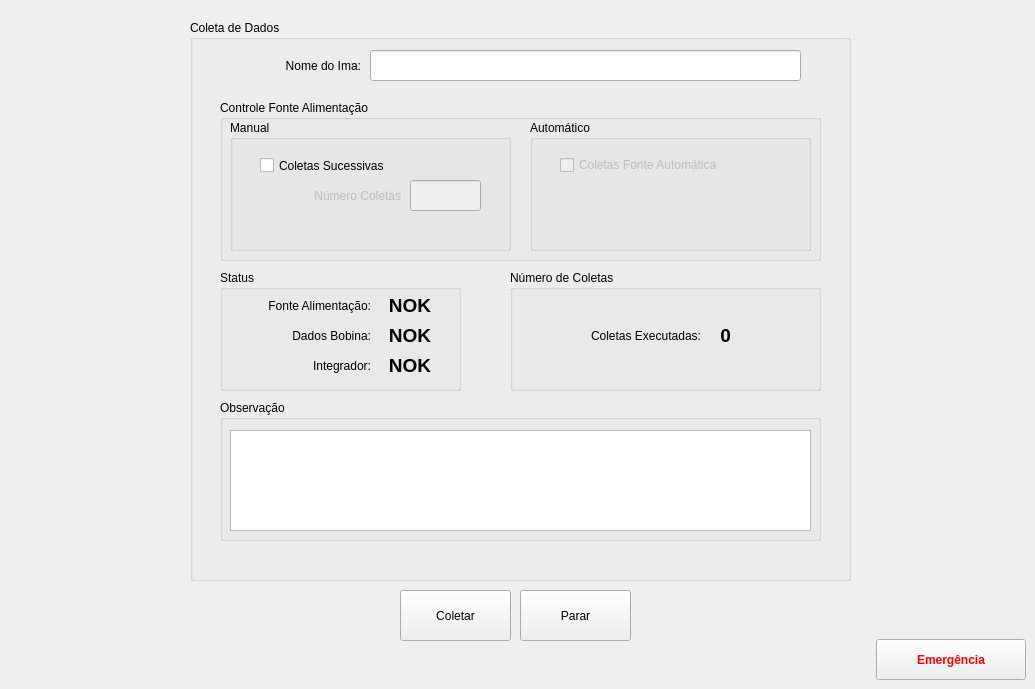
    <widget class="QWidget" name="tab_11">
     <attribute name="title">
      <string>Coletas</string>
     </attribute>
     <widget class="QGroupBox" name="groupBox_16">
      <property name="geometry">
       <rect>
        <x>190</x>
        <y>20</y>
        <width>661</width>
        <height>561</height>
       </rect>
      </property>
      <property name="title">
       <string>Coleta de Dados</string>
      </property>
      <widget class="QLineEdit" name="Nome_Ima">
       <property name="geometry">
        <rect>
         <x>180</x>
         <y>30</y>
         <width>431</width>
         <height>31</height>
        </rect>
       </property>
       <property name="text">
        <string/>
       </property>
      </widget>
      <widget class="QLabel" name="label_134">
       <property name="geometry">
        <rect>
         <x>40</x>
         <y>30</y>
         <width>131</width>
         <height>31</height>
        </rect>
       </property>
       <property name="text">
        <string>Nome do Ima:</string>
       </property>
       <property name="alignment">
        <set>Qt::AlignRight|Qt::AlignTrailing|Qt::AlignVCenter</set>
       </property>
      </widget>
      <widget class="QGroupBox" name="groupBox_10">
       <property name="geometry">
        <rect>
         <x>30</x>
         <y>250</y>
         <width>241</width>
         <height>121</height>
        </rect>
       </property>
       <property name="title">
        <string>Status</string>
       </property>
       <widget class="QLabel" name="label_129">
        <property name="geometry">
         <rect>
          <x>10</x>
          <y>20</y>
          <width>141</width>
          <height>31</height>
         </rect>
        </property>
        <property name="text">
         <string>Fonte Alimentação:</string>
        </property>
        <property name="alignment">
         <set>Qt::AlignRight|Qt::AlignTrailing|Qt::AlignVCenter</set>
        </property>
       </widget>
       <widget class="QLabel" name="label_130">
        <property name="geometry">
         <rect>
          <x>50</x>
          <y>80</y>
          <width>101</width>
          <height>31</height>
         </rect>
        </property>
        <property name="text">
         <string>Integrador:</string>
        </property>
        <property name="alignment">
         <set>Qt::AlignRight|Qt::AlignTrailing|Qt::AlignVCenter</set>
        </property>
       </widget>
       <widget class="QLabel" name="label_131">
        <property name="geometry">
         <rect>
          <x>10</x>
          <y>50</y>
          <width>141</width>
          <height>31</height>
         </rect>
        </property>
        <property name="text">
         <string>Dados Bobina:</string>
        </property>
        <property name="alignment">
         <set>Qt::AlignRight|Qt::AlignTrailing|Qt::AlignVCenter</set>
        </property>
       </widget>
       <widget class="QLabel" name="label_135">
        <property name="geometry">
         <rect>
          <x>160</x>
          <y>20</y>
          <width>51</width>
          <height>31</height>
         </rect>
        </property>
        <property name="font">
         <font>
          <pointsize>14</pointsize>
          <weight>75</weight>
          <bold>true</bold>
         </font>
        </property>
        <property name="layoutDirection">
         <enum>Qt::RightToLeft</enum>
        </property>
        <property name="text">
         <string>NOK</string>
        </property>
        <property name="alignment">
         <set>Qt::AlignRight|Qt::AlignTrailing|Qt::AlignVCenter</set>
        </property>
       </widget>
       <widget class="QLabel" name="label_136">
        <property name="geometry">
         <rect>
          <x>160</x>
          <y>50</y>
          <width>51</width>
          <height>31</height>
         </rect>
        </property>
        <property name="font">
         <font>
          <pointsize>14</pointsize>
          <weight>75</weight>
          <bold>true</bold>
         </font>
        </property>
        <property name="layoutDirection">
         <enum>Qt::RightToLeft</enum>
        </property>
        <property name="text">
         <string>NOK</string>
        </property>
        <property name="alignment">
         <set>Qt::AlignRight|Qt::AlignTrailing|Qt::AlignVCenter</set>
        </property>
       </widget>
       <widget class="QLabel" name="label_137">
        <property name="geometry">
         <rect>
          <x>160</x>
          <y>80</y>
          <width>51</width>
          <height>31</height>
         </rect>
        </property>
        <property name="font">
         <font>
          <pointsize>14</pointsize>
          <weight>75</weight>
          <bold>true</bold>
         </font>
        </property>
        <property name="layoutDirection">
         <enum>Qt::RightToLeft</enum>
        </property>
        <property name="text">
         <string>NOK</string>
        </property>
        <property name="alignment">
         <set>Qt::AlignRight|Qt::AlignTrailing|Qt::AlignVCenter</set>
        </property>
       </widget>
      </widget>
      <widget class="QGroupBox" name="groupBox_22">
       <property name="geometry">
        <rect>
         <x>320</x>
         <y>250</y>
         <width>311</width>
         <height>121</height>
        </rect>
       </property>
       <property name="title">
        <string>Número de Coletas</string>
       </property>
       <widget class="QLabel" name="label_138">
        <property name="geometry">
         <rect>
          <x>190</x>
          <y>50</y>
          <width>31</width>
          <height>31</height>
         </rect>
        </property>
        <property name="font">
         <font>
          <pointsize>14</pointsize>
          <weight>75</weight>
          <bold>true</bold>
         </font>
        </property>
        <property name="layoutDirection">
         <enum>Qt::LeftToRight</enum>
        </property>
        <property name="text">
         <string>0</string>
        </property>
        <property name="alignment">
         <set>Qt::AlignRight|Qt::AlignTrailing|Qt::AlignVCenter</set>
        </property>
       </widget>
       <widget class="QLabel" name="label_139">
        <property name="geometry">
         <rect>
          <x>50</x>
          <y>50</y>
          <width>141</width>
          <height>31</height>
         </rect>
        </property>
        <property name="text">
         <string>Coletas Executadas:</string>
        </property>
        <property name="alignment">
         <set>Qt::AlignRight|Qt::AlignTrailing|Qt::AlignVCenter</set>
        </property>
       </widget>
      </widget>
      <widget class="QGroupBox" name="groupBox_11">
       <property name="geometry">
        <rect>
         <x>30</x>
         <y>80</y>
         <width>601</width>
         <height>161</height>
        </rect>
       </property>
       <property name="title">
        <string>Controle Fonte Alimentação</string>
       </property>
       <widget class="QGroupBox" name="groupBox_21">
        <property name="geometry">
         <rect>
          <x>10</x>
          <y>20</y>
          <width>281</width>
          <height>131</height>
         </rect>
        </property>
        <property name="title">
         <string>Manual</string>
        </property>
        <widget class="QLineEdit" name="N_Coletas_Manual">
         <property name="enabled">
          <bool>false</bool>
         </property>
         <property name="geometry">
          <rect>
           <x>180</x>
           <y>60</y>
           <width>71</width>
           <height>31</height>
          </rect>
         </property>
        </widget>
        <widget class="QLabel" name="label_22">
         <property name="enabled">
          <bool>false</bool>
         </property>
         <property name="geometry">
          <rect>
           <x>50</x>
           <y>60</y>
           <width>121</width>
           <height>31</height>
          </rect>
         </property>
         <property name="text">
          <string>Número Coletas</string>
         </property>
         <property name="alignment">
          <set>Qt::AlignRight|Qt::AlignTrailing|Qt::AlignVCenter</set>
         </property>
        </widget>
        <widget class="QCheckBox" name="C_Sucessivas">
         <property name="geometry">
          <rect>
           <x>30</x>
           <y>30</y>
           <width>161</width>
           <height>31</height>
          </rect>
         </property>
         <property name="text">
          <string>Coletas Sucessivas</string>
         </property>
        </widget>
       </widget>
       <widget class="QGroupBox" name="groupBox_20">
        <property name="geometry">
         <rect>
          <x>310</x>
          <y>20</y>
          <width>281</width>
          <height>131</height>
         </rect>
        </property>
        <property name="title">
         <string>Automático</string>
        </property>
        <widget class="QCheckBox" name="Chk_Auto">
         <property name="enabled">
          <bool>false</bool>
         </property>
         <property name="geometry">
          <rect>
           <x>30</x>
           <y>30</y>
           <width>211</width>
           <height>30</height>
          </rect>
         </property>
         <property name="text">
          <string>Coletas Fonte Automática</string>
         </property>
        </widget>
       </widget>
      </widget>
      <widget class="QGroupBox" name="groupBox_23">
       <property name="geometry">
        <rect>
         <x>30</x>
         <y>380</y>
         <width>601</width>
         <height>141</height>
        </rect>
       </property>
       <property name="title">
        <string>Observação</string>
       </property>
       <widget class="QTextEdit" name="observacao">
        <property name="geometry">
         <rect>
          <x>10</x>
          <y>30</y>
          <width>581</width>
          <height>101</height>
         </rect>
        </property>
       </widget>
      </widget>
     </widget>
     <widget class="QPushButton" name="coletar">
      <property name="enabled">
       <bool>true</bool>
      </property>
      <property name="geometry">
       <rect>
        <x>400</x>
        <y>590</y>
        <width>111</width>
        <height>51</height>
       </rect>
      </property>
      <property name="cursor">
       <cursorShape>ArrowCursor</cursorShape>
      </property>
      <property name="text">
       <string>Coletar</string>
      </property>
      <property name="icon">
       <iconset>
        <normaloff>imagens/play1.png</normaloff>imagens/play1.png</iconset>
      </property>
      <property name="iconSize">
       <size>
        <width>30</width>
        <height>30</height>
       </size>
      </property>
     </widget>
     <widget class="QPushButton" name="Emergencia_8">
      <property name="geometry">
       <rect>
        <x>876</x>
        <y>639</y>
        <width>150</width>
        <height>41</height>
       </rect>
      </property>
      <property name="palette">
       <palette>
        <active>
         <colorrole role="ButtonText">
          <brush brushstyle="SolidPattern">
           <color alpha="255">
            <red>255</red>
            <green>0</green>
            <blue>0</blue>
           </color>
          </brush>
         </colorrole>
        </active>
        <inactive>
         <colorrole role="ButtonText">
          <brush brushstyle="SolidPattern">
           <color alpha="255">
            <red>255</red>
            <green>0</green>
            <blue>0</blue>
           </color>
          </brush>
         </colorrole>
        </inactive>
        <disabled>
         <colorrole role="ButtonText">
          <brush brushstyle="SolidPattern">
           <color alpha="255">
            <red>120</red>
            <green>120</green>
            <blue>120</blue>
           </color>
          </brush>
         </colorrole>
        </disabled>
       </palette>
      </property>
      <property name="font">
       <font>
        <weight>75</weight>
        <bold>true</bold>
       </font>
      </property>
      <property name="text">
       <string>Emergência</string>
      </property>
      <property name="icon">
       <iconset>
        <normaloff>imagens/emergency_icon_01.png</normaloff>imagens/emergency_icon_01.png</iconset>
      </property>
      <property name="iconSize">
       <size>
        <width>35</width>
        <height>35</height>
       </size>
      </property>
     </widget>
     <widget class="QPushButton" name="Parar_3">
      <property name="geometry">
       <rect>
        <x>520</x>
        <y>590</y>
        <width>111</width>
        <height>51</height>
       </rect>
      </property>
      <property name="text">
       <string>Parar</string>
      </property>
      <property name="icon">
       <iconset>
        <normaloff>imagens/stop.png</normaloff>imagens/stop.png</iconset>
      </property>
      <property name="iconSize">
       <size>
        <width>40</width>
        <height>40</height>
       </size>
      </property>
     </widget>
    </widget>
